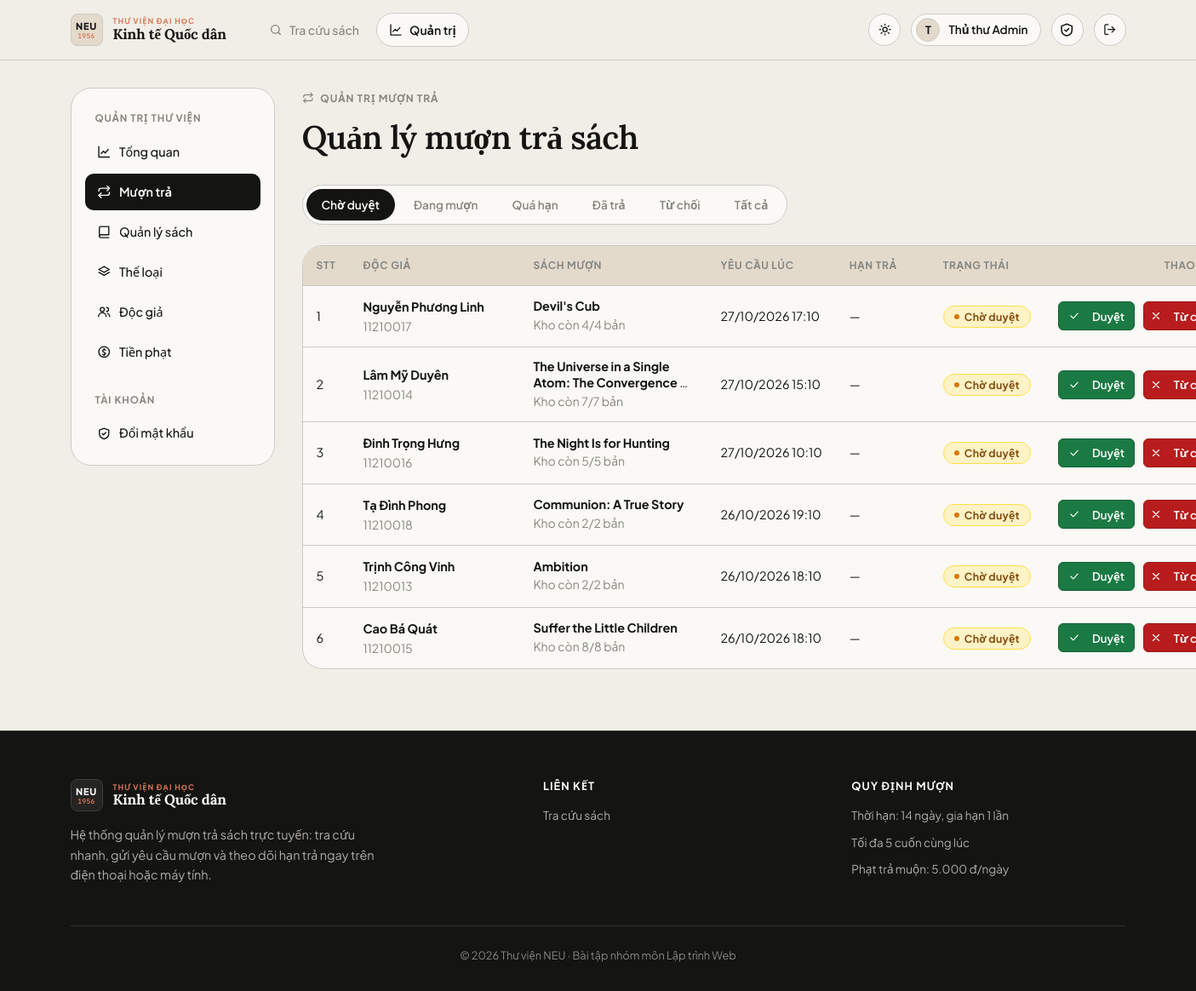
Page /admin/loans (signed in) on the committed database.
### app/models.py (models this page shows, shortened)
class User(UserMixin, db.Model):
    id = db.Column(db.Integer, primary_key=True)
    username = db.Column(db.String(50), unique=True, nullable=False, index=True)
    email = db.Column(db.String(120), unique=True, nullable=False)
    full_name = db.Column(db.String(100), nullable=False)
    student_code = db.Column(db.String(30))
    password_hash = db.Column(db.String(255), nullable=False)
    role = db.Column(db.String(20), nullable=False, default=ROLE_READER)
    active = db.Column(db.Boolean, nullable=False, default=True)
    created_at = db.Column(db.DateTime, default=datetime.now)
    loans = db.relationship("Loan", foreign_keys="Loan.user_id", back_populates="user")
    @property
    def is_active(self):  # Flask-Login: tài khoản bị khoá không đăng nhập được
        return self.active
    @property
    def is_admin(self):
        return self.role == ROLE_ADMIN

class Loan(db.Model):
    id = db.Column(db.Integer, primary_key=True)
    user_id = db.Column(db.Integer, db.ForeignKey("user.id"), nullable=False)
    book_id = db.Column(db.Integer, db.ForeignKey("book.id"), nullable=False)
    status = db.Column(db.String(20), nullable=False, default=LOAN_PENDING, index=True)
    requested_at = db.Column(db.DateTime, default=datetime.now)
    approved_at = db.Column(db.DateTime)
    due_date = db.Column(db.Date)
    returned_at = db.Column(db.DateTime)
    renew_count = db.Column(db.Integer, default=0)
    fine_amount = db.Column(db.Integer, default=0)
    fine_paid = db.Column(db.Boolean, default=False)
    note = db.Column(db.String(255))
    processed_by = db.Column(db.Integer, db.ForeignKey("user.id"))
    user = db.relationship("User", foreign_keys=[user_id], back_populates="loans")
    book = db.relationship("Book", back_populates="loans")
    processor = db.relationship("User", foreign_keys=[processed_by])
    @property
    def is_overdue(self):
        return self.status == LOAN_BORROWING and self.due_date and date.today() > self.due_date
    @property
    def status_label(self):
        if self.is_overdue:
            return ("Quá hạn", "danger")
        return STATUS_LABELS.get(self.status, (self.status, "secondary"))

class Book(db.Model):
    id = db.Column(db.Integer, primary_key=True)
    title = db.Column(db.String(200), nullable=False, index=True)
    author = db.Column(db.String(120), nullable=False)
    isbn = db.Column(db.String(20))
    publisher = db.Column(db.String(120))
    year = db.Column(db.Integer)
    description = db.Column(db.Text)
    cover_url = db.Column(db.String(500))          # URL ảnh bìa
    location = db.Column(db.String(20))            # Vị trí kệ, vd: "Tủ 03 - Ngăn 07"
    total_copies = db.Column(db.Integer, nullable=False, default=1)
    available_copies = db.Column(db.Integer, nullable=False, default=1)
    category_id = db.Column(db.Integer, db.ForeignKey("category.id"))
    category = db.relationship("Category", back_populates="books")
    loans = db.relationship("Loan", back_populates="book")

### app/blueprints/admin.py (the view)
@bp.route("/loans")
@admin_required
def loans():
    status = request.args.get("status", "pending")
    page = request.args.get("page", 1, type=int)
    per_page = 15
    query = Loan.query
    if status == "overdue":
        query = query.filter(Loan.status == LOAN_BORROWING, Loan.due_date < date.today()).order_by(Loan.due_date.asc())
    else:
        if status != "all":
            query = query.filter_by(status=status)
        query = query.order_by(Loan.requested_at.desc())
    pagination = query.paginate(page=page, per_page=per_page, error_out=False)
    return render_template("admin/loans.html", pagination=pagination, loans=pagination.items, status=status)

### app/blueprints/admin.py (called while the page is built)
def admin_required(fn):
    @wraps(fn)
    @login_required
    def wrapper(*a, **kw):
        if not current_user.is_admin:
            abort(403)
        return fn(*a, **kw)
    return wrapper

### app/models.py (called while the page is built)
@login_manager.user_loader
def load_user(user_id):
    return db.session.get(User, int(user_id))

### app/templates/admin/loans.html (shortened to what this page needs)
{% extends "admin/_layout.html" %}
{% from "macros.html" import csrf, icon, status_badge, empty, pager %}
{% block admin_content %}
<div class="page-head" data-reveal>
  <div>
    <span class="eyebrow">{{ icon('loans') }} Quản trị mượn trả</span>
    <h1 class="mt-1">Quản lý mượn trả sách</h1>
  </div>
</div>
<div class="tabs" data-reveal>
  {% for key, label in [('pending','Chờ duyệt'),('borrowing','Đang mượn'),('overdue','Quá hạn'),('returned','Đã trả'),('rejected','Từ chối'),('all','Tất cả')] %}
  <a class="tab {{ 'active' if status == key }}" href="{{ url_for('admin.loans', status=key) }}">{{ label }}</a>
  {% endfor %}
</div>
{% if loans %}
<div class="table-wrap" data-reveal>
  <table class="table table-loans">
    <thead>
      <tr>
        <th class="col-stt">STT</th>
        <th class="col-user">Độc giả</th>
        <th class="col-book">Sách mượn</th>
        <th class="col-req">Yêu cầu lúc</th>
        <th class="col-due">Hạn trả</th>
        <th class="col-status">Trạng thái</th>
        <th class="col-actions text-right">Thao tác</th>
      </tr>
    </thead>
    <tbody>
    {% for l in loans %}
    <tr>
      <td class="col-stt muted">{{ (pagination.page - 1) * pagination.per_page + loop.index }}</td>
      <td class="col-user">
        <div class="user-name"><b>{{ l.user.full_name }}</b></div>
        <div class="small muted">{{ l.user.student_code or l.user.username }}</div>
      </td>
      <td class="col-book">
        <div class="book-title-cell" title="{{ l.book.title }}"><b>{{ l.book.title }}</b></div>
        <div class="small muted">Kho còn {{ l.book.available_copies }}/{{ l.book.total_copies }} bản</div>
      </td>
      <td class="col-req">{{ l.requested_at|dt }}</td>
      <td class="col-due">
        <span class="due-date">{{ l.due_date.strftime('%d/%m/%Y') if l.due_date else '—' }}</span>
      </td>
      <td class="col-status">{{ status_badge(l) }}</td>
      <td class="col-actions text-right">
        <div class="row-actions">
          {% if l.status == 'pending' %}
            <form method="post" action="{{ url_for('admin.loan_approve', loan_id=l.id) }}">
              <button class="btn btn-success btn-sm btn-action-loan" title="Duyệt cho độc giả mượn">{{ icon('check') }} Duyệt</button>
            </form>
            <button type="button" class="btn btn-danger btn-sm btn-action-loan btn-open-reject"
                    data-action="{{ url_for('admin.loan_reject', loan_id=l.id) }}"
                    data-book="{{ l.book.title }}"
                    data-user="{{ l.user.full_name }}"
                    title="Từ chối yêu cầu mượn">
              {{ icon('x') }} Từ chối
            </button>
          {% elif l.status == 'returned' %}
            <span class="badge badge-success badge-plain">Đã trả</span>
          {% elif l.status == 'rejected' %}
            <span class="badge badge-danger badge-plain">Từ chối</span>
          {% else %}
            <span class="muted small">—</span>
          {% endif %}
        </div>
      </td>
    </tr>
    {% endfor %}
    </tbody>
  </table>
</div>
{% else %}
<div class="card">{{ empty('✅', 'Không có dữ liệu', 'Chưa có lượt mượn nào ở mục này.') }}</div>
{% endif %}
{% endblock %}

### app/templates/macros.html (shortened to what this page needs)
{% macro icon(name) %}<svg class="icon" viewBox="0 0 24 24" aria-hidden="true">{{ _icons[name]|safe }}</svg>{% endmacro %}
{% macro status_badge(loan) %}
  {% set l = loan.status_label %}<span class="badge badge-{{ 'warning' if l[1]=='warning' else 'primary' if l[1]=='primary' else 'success' if l[1]=='success' else 'danger' if l[1]=='danger' else 'secondary' }}">{{ l[0] }}</span>
{% endmacro %}

### app/templates/base.html (shortened to what this page needs)
{% from "macros.html" import icon %}
<!doctype html>
<html lang="vi">
<head>
  <link rel="stylesheet" href="{{ url_for('static', filename='css/style.css') }}">
</head>
<body>
<header class="navbar">
  <div class="container nav-inner">
    <a class="brand" href="{{ url_for('main.index') }}" aria-label="Trang chủ Thư viện NEU">
      <span class="brand-monogram">
        <span class="mono-code">NEU</span>
        <span class="mono-year">1956</span>
      </span>
      <span class="brand-text">
        <span class="brand-sub">Thư viện đại học</span>
        <span class="brand-main">Kinh tế Quốc dân</span>
      </span>
    </a>
    <nav class="nav-links" id="nav-links">
      <a class="nav-link {{ 'active' if request.endpoint in ('main.index','main.book_detail') }}" href="{{ url_for('main.index') }}">{{ icon('search') }} Tra cứu sách</a>
      {% if current_user.is_authenticated and current_user.is_admin %}
      <a class="nav-link {{ 'active' if request.blueprint == 'admin' }}" href="{{ url_for('admin.dashboard') }}">{{ icon('chart') }} Quản trị</a>
      {% endif %}
    </nav>
    <div class="nav-actions">
      <button class="icon-btn theme-toggle" type="button" aria-label="Đổi giao diện sáng/tối">
        <span class="sun">{{ icon('sun') }}</span><span class="moon">{{ icon('moon') }}</span>
      </button>
      {% if current_user.is_authenticated %}
        <div class="user-chip"><span class="avatar">{{ current_user.full_name[:1]|upper }}</span><span class="name">{{ current_user.full_name }}</span></div>
        <a class="icon-btn" href="{{ url_for('auth.change_password') }}" aria-label="Đổi mật khẩu" title="Đổi mật khẩu">{{ icon('shield') }}</a>
        <form method="post" action="{{ url_for('auth.logout') }}">
          <button class="icon-btn" aria-label="Đăng xuất" title="Đăng xuất">{{ icon('logout') }}</button>
        </form>
      {% else %}
        <a class="btn btn-ghost btn-sm" href="{{ url_for('auth.login') }}">Đăng nhập</a>
        <a class="btn btn-primary btn-sm" href="{{ url_for('auth.register') }}">Đăng ký</a>
      {% endif %}
    </div>
  </div>
</header>
<main id="main-content">
  <div class="container">{% block content %}{% endblock %}</div>
</main>
<footer class="footer">
  <div class="container">
    <div class="footer-grid">
      <div>
        <a class="brand" href="{{ url_for('main.index') }}" aria-label="Trang chủ Thư viện NEU">
          <span class="brand-monogram">
            <span class="mono-code">NEU</span>
            <span class="mono-year">1956</span>
          </span>
          <span class="brand-text">
            <span class="brand-sub">Thư viện đại học</span>
            <span class="brand-main">Kinh tế Quốc dân</span>
          </span>
        </a>
        <p class="muted mt-2" style="max-width:380px">Hệ thống quản lý mượn trả sách trực tuyến: tra cứu nhanh, gửi yêu cầu mượn và theo dõi hạn trả ngay trên điện thoại hoặc máy tính.</p>
      </div>
      <div><h4>Liên kết</h4><ul>
        <li><a href="{{ url_for('main.index') }}">Tra cứu sách</a></li>
      </ul></div>
      <div><h4>Quy định mượn</h4><ul class="muted">
        <li>Thời hạn: {{ config.LOAN_DAYS }} ngày, gia hạn {{ config.MAX_RENEWALS }} lần</li>
        <li>Tối đa {{ config.MAX_ACTIVE_LOANS }} cuốn cùng lúc</li>
        <li>Phạt trả muộn: {{ '{:,}'.format(config.FINE_PER_DAY).replace(',', '.') }} đ/ngày</li>
      </ul></div>
    </div>
    <div class="copy">© 2026 Thư viện NEU · Bài tập nhóm môn Lập trình Web</div>
  </div>
</footer>
</body>
</html>

### rows in the picture
User: full_name "T", full_name "Thủ thư Admin"
Loan: page "1", user.full_name "Nguyễn Phương Linh", user "11210017", book "Devil's Cub", book.available_copies "4", book.total_copies "4", requested_at|dt "27/10/2026 17:10", due_date "—", l "Chờ duyệt"
Loan: page "2", user.full_name "Lâm Mỹ Duyên", user "11210014", book "The Universe in a Single Atom: The Convergence…", book.available_copies "7", book.total_copies "7", requested_at|dt "27/10/2026 15:10", due_date "—", l "Chờ duyệt"
Loan: page "3", user.full_name "Đinh Trọng Hưng", user "11210016", book "The Night Is for Hunting", book.available_copies "5", book.total_copies "5", requested_at|dt "27/10/2026 10:10", due_date "—", l "Chờ duyệt"
Loan: page "4", user.full_name "Tạ Đình Phong", user "11210018", book "Communion: A True Story", book.available_copies "2", book.total_copies "2", requested_at|dt "26/10/2026 19:10", due_date "—", l "Chờ duyệt"
Loan: page "5", user.full_name "Trịnh Công Vinh", user "11210013", book "Ambition", book.available_copies "2", book.total_copies "2", requested_at|dt "26/10/2026 18:10", due_date "—", l "Chờ duyệt"
Loan: page "6", user.full_name "Cao Bá Quát", user "11210015", book "Suffer the Little Children", book.available_copies "8", book.total_copies "8", requested_at|dt "26/10/2026 18:10", due_date "—", l "Chờ duyệt"

### other values in the picture
{{ label }} "Chờ duyệt" "Đang mượn" "Quá hạn" "Đã trả" "Từ chối" "Tất cả"
{{ config.LOAN_DAYS }} "14"
{{ config.MAX_RENEWALS }} "1"
{{ config.MAX_ACTIVE_LOANS }} "5"
{{ '{:,}'.format(config.FINE_PER_DAY).replace(',', '.') }} "5.000"
